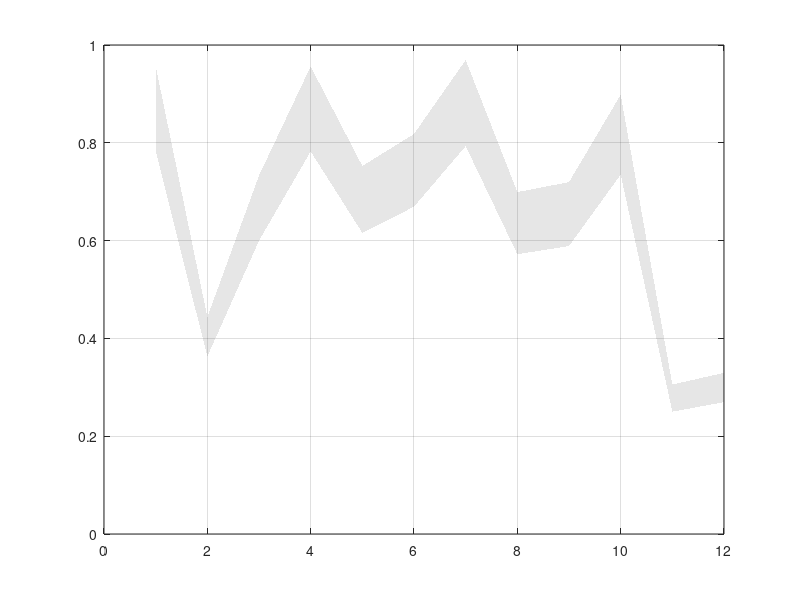

MATLAB code to generate this figure:
x=[1:12];
y=rand(12,1);
stdy=0.1*y;
z1=y+stdy;
z2=y-stdy;

figure(1)
a1=area(x,z1);
grid on
set(gca,'Layer','top')
set(a1,'LineStyle','none');
set(a1,'FaceColor',[0.9 0.9 0.9]);
hold on;
a2=area(x,z2);
grid on
set(gca,'Layer','top')
set(a2,'LineStyle','none');
set(a2,'FaceColor',[1 1 1]);
hold on;
